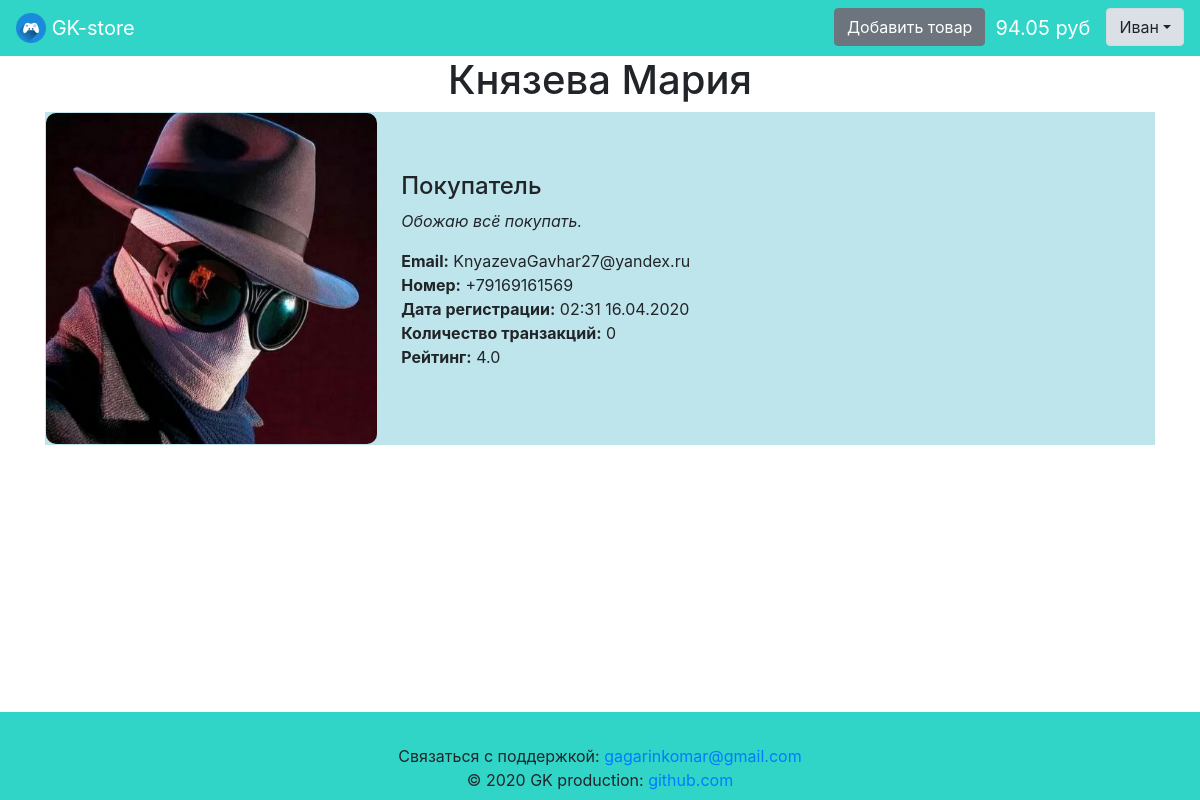
/user_about/2 (signed in), run on an earlier commit of the app's database.
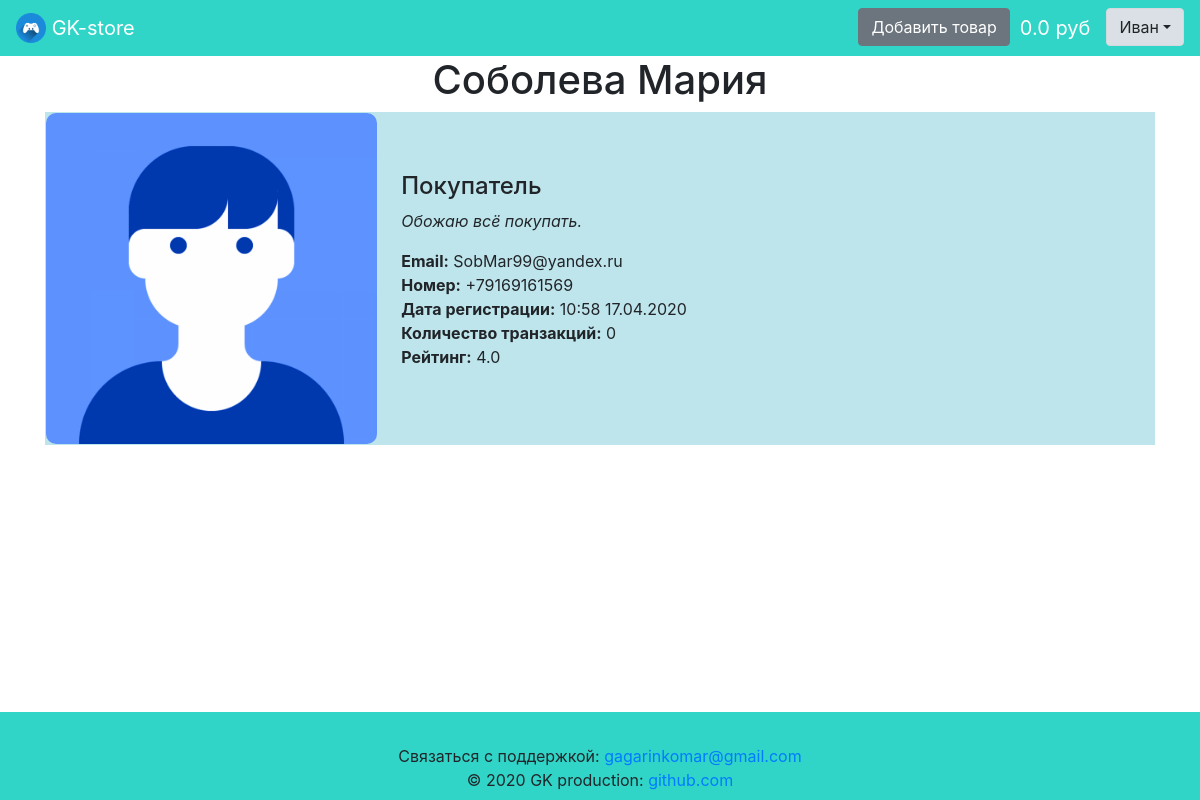
And on a later commit of the database.
### data/users.py (models this page shows, shortened)
class User(SqlAlchemyBase, UserMixin, SerializerMixin):
    __tablename__ = 'users'
    id = sqlalchemy.Column(sqlalchemy.Integer,
                           primary_key=True, autoincrement=True)
    name = sqlalchemy.Column(sqlalchemy.String)
    surname = sqlalchemy.Column(sqlalchemy.String, default='')
    about = sqlalchemy.Column(sqlalchemy.String,
                              default='Информация отсутствует.')
    phone_number = sqlalchemy.Column(sqlalchemy.String, default='Не указан.')
    email = sqlalchemy.Column(sqlalchemy.String, index=True, unique=True)
    balance = sqlalchemy.Column(sqlalchemy.Float, default=0)
    permission = sqlalchemy.Column(sqlalchemy.String)
    sum_rating = sqlalchemy.Column(sqlalchemy.Integer, default=0)
    count_rating = sqlalchemy.Column(sqlalchemy.Integer, default=0)
    hashed_password = sqlalchemy.Column(sqlalchemy.String)
    created_date = sqlalchemy.Column(sqlalchemy.DateTime,
                                     default=datetime.datetime.now)
    last_changed_date = sqlalchemy.Column(sqlalchemy.DateTime,
                                     default=datetime.datetime.now)
    avatar_source = sqlalchemy.Column(sqlalchemy.String,
                                      default='default_avatar.png')
    products = orm.relation('Product', back_populates='user')
    if permission == 'seller':
        transactions = orm.relation('Transaction', back_populates='seller')
    elif permission == 'buyer':
        transactions = orm.relation('Transaction', back_populates='buyer')

### app.py (the view)
@app.route('/user_about/<int:id>')
@login_required
def user_about(id):
    session = db_session.create_session()
    user = session.query(User).filter(User.id == id).first()
    if not user:
        abort(404)
    if user.permission == 'admin' and current_user.permission != 'admin':
        abort(403)
    products = session.query(Product).filter(
        Product.is_checked, Product.user_id == id,
        Product.is_sold != True).all()
    return render_template('user_about.html', user=user, products=products)

### app.py (called while the page is built)
@login_manager.user_loader
def load_user(user_id):
    session = db_session.create_session()
    return session.query(User).get(user_id)

### data/db_session.py (called while the page is built)
def create_session() -> Session:
    global __factory
    return __factory()

### templates/user_about.html (shortened to what this page needs)
{% extends "base.html" %}
{% block content %}
    <h1 align="center">{% if user.surname %}{{ user.surname }} {% endif %}{{ user.name }}</h1>
    <table><tr>
        <td class="table-info" width="30%">
            <img max-height="300px" width="100%" src="{{ url_for('static', filename='img/' + user.avatar_source|string) }}"><br>
        </td>
        <td class="table-info" width="2%"></td>
        <td class="table-info" width="68%">
            <h4>{% if user.permission == 'seller' %}Продавец{% elif user.permission == 'buyer' %}Покупатель{% else %}Админ{% endif %}</h4>
            <p><i>{{ user.about }}</i></p>
            <p>
                <b>Email:</b> {{ user.email }}<br>
                <b>Номер:</b> {{ user.phone_number }}<br>
                <b>Дата регистрации:</b> {{ user.created_date.strftime('%H:%M %d.%m.%Y') }}<br>
                <b>Количество транзакций:</b> {{ user.transactions|length }}<br>
                <b>Рейтинг:</b> {% if user.count_rating %}{{ (user.sum_rating / user.count_rating)|round(1) }}{% else %}0{% endif %}
            </p>
        </td>
    </tr></table>
{% endblock %}

### templates/base.html (shortened to what this page needs)
<!doctype html>
<html lang="ru">
<head>
    {% block head %}
    <link rel="stylesheet"
          href="https://stackpath.bootstrapcdn.com/bootstrap/4.4.1/css/bootstrap.min.css"
>
    <link rel="stylesheet" type="text/css" href="{{ url_for('static', filename='css/style.css') }}" />
    {% endblock %}
</head>
<body>
<div class="wrapper">
    <div class="content">
        <header>
            <nav class="navbar navbar-dark navbar-expand" style="background-color: #30D5C8;">
                <a class="navbar-brand" href="/">
                    <img src="/static/img/logo.png" width="30" height="30" class="d-inline-block align-top" alt="">
                    GK-store
                </a>
                {% if current_user.is_authenticated %}
                    <p>
                        <ul class="navbar-nav ml-auto">
                        {% if current_user.permission == 'seller' %}
                            <li class="nav-item"><a href="/product" class="btn btn-secondary">Добавить товар</a></li>
                        {% endif %}
                        <li class="nav-item"><a class="navbar-brand padding-left" href="/balance">{{ current_user.balance|round(2) }} руб</a></li>
                        <li class="nav-item">
                            <div class="dropdown show">
                                <a class="btn btn-light dropdown-toggle"  data-toggle="dropdown">{{ current_user.name }}</a>
                            </div>
                        </li>
                        </ul>
                    </p>
                {% endif %}
            </nav>
        </header>
        <main role="main" class="container wrapper">
            {% block content %}{% endblock %}
        </main>
    </div>
    <div class="footer">
        <footer class="page-footer font-small pt-4" style="background-color: #30D5C8;">
            <div class="footer-copyright text-center py-2">
                Связаться с поддержкой:
                <a href="mailto:gagarinkomar@gmail.com?subject=Нужна помощь по GK-store">gagarinkomar@gmail.com</a><br>
                © 2020 GK production:
                <a href="https://github.com/gagarinkomar/">github.com</a>
            </div>
        </footer>
    </div>
</div>
</body>
</html>

What changed in the data, as far as the page shows it:
changed User "Иван": balance "94.05" → "0.0"
changed User "Мария": surname "Князева" → "Соболева"; avatar_source: picture removed, a placeholder shows; email "KnyazevaGavhar27@yandex.ru" → "SobMar99@yandex.ru"; created_date "02:31 16.04.2020" → "10:58 17.04.2020"
